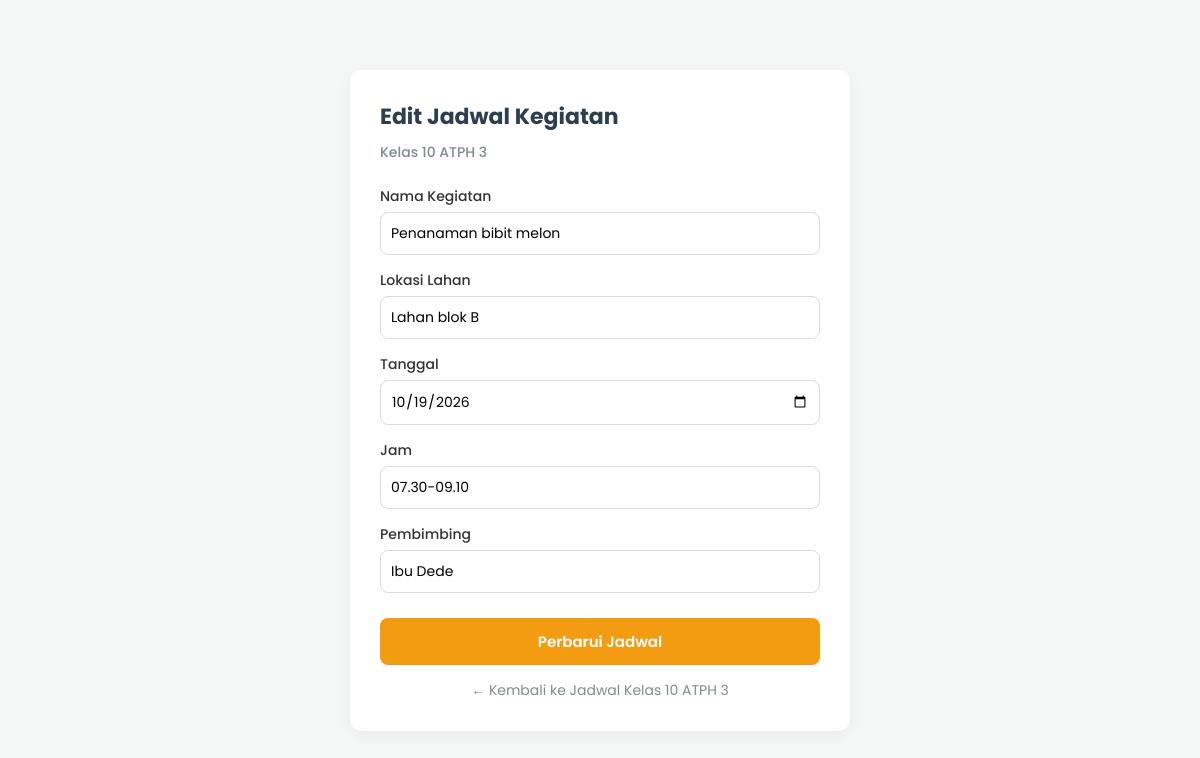
/crud-atph/jadwal/edit.php?id=2 (signed in), run on the app's committed database.
### tables this page shows
CREATE TABLE `jadwal_lapang` (
  `id` int NOT NULL,
  `kelas` tinyint NOT NULL,
  `rombel` tinyint NOT NULL,
  `kegiatan` varchar(255) NOT NULL,
  `lokasi` varchar(255) NOT NULL,
  `tanggal` date NOT NULL,
  `jam` varchar(50) NOT NULL,
  `pembimbing` varchar(150) NOT NULL
);

### crud-atph/jadwal/edit.php (the view, shortened to what this page needs)
<?php
include '../../koneksi.php';
$id = isset($_GET['id']) ? intval($_GET['id']) : (isset($_POST['id']) ? intval($_POST['id']) : 0);
$stmt = mysqli_prepare($koneksi, "SELECT * FROM jadwal_lapang WHERE id = ?");
mysqli_stmt_bind_param($stmt, "i", $id);
mysqli_stmt_execute($stmt);
$data = mysqli_fetch_assoc(mysqli_stmt_get_result($stmt));
$kelas  = (int) $data['kelas'];
$rombel = (int) $data['rombel'];
?>
<!DOCTYPE html>
<html lang="id">
<head>
</head>
<body>
    <div class="form-container">
        <h2>Edit Jadwal Kegiatan <br><small style="font-size:14px;color:#7f8c8d;font-weight:500;">Kelas <?= $kelas; ?> ATPH <?= $rombel; ?></small></h2>
        <form method="POST" action="edit.php?id=<?= $id; ?>">
            <div class="form-group">
                <label>Nama Kegiatan</label>
                <input type="text" name="kegiatan" value="<?= htmlspecialchars($data['kegiatan']); ?>" required>
            </div>
            <div class="form-group">
                <label>Lokasi Lahan</label>
                <input type="text" name="lokasi" value="<?= htmlspecialchars($data['lokasi']); ?>" required>
            </div>
            <div class="form-group">
                <label>Tanggal</label>
                <input type="date" name="tanggal" value="<?= htmlspecialchars($data['tanggal']); ?>" required>
            </div>
            <div class="form-group">
                <label>Jam</label>
                <input type="text" name="jam" value="<?= htmlspecialchars($data['jam']); ?>" required>
            </div>
            <div class="form-group">
                <label>Pembimbing</label>
                <input type="text" name="pembimbing" value="<?= htmlspecialchars($data['pembimbing']); ?>" required>
            </div>
            <button type="submit" name="submit" class="btn-submit">Perbarui Jadwal</button>
        </form>
        <a href="detail.php?kelas=<?= $kelas; ?>&rombel=<?= $rombel; ?>" class="back-link">&larr; Kembali ke Jadwal Kelas <?= $kelas; ?> ATPH <?= $rombel; ?></a>
    </div>
</body>
</html>

### crud-atph/jadwal/edit.php (style rules this page uses)
* { box-sizing: border-box; margin: 0; padding: 0; font-family: 'Poppins', sans-serif; }
body { background-color: #f4f7f6; padding: 30px; display: flex; justify-content: center; align-items: center; min-height: 100vh; }
.form-container { background: white; padding: 30px; border-radius: 12px; box-shadow: 0 4px 15px rgba(0,0,0,0.05); width: 100%; max-width: 500px; }
h2 { color: #2c3e50; margin-bottom: 20px; font-size: 22px; }
.form-group { margin-bottom: 15px; }
label { display: block; margin-bottom: 5px; font-size: 14px; font-weight: 500; color: #333; }
input[type="text"], input[type="date"] { width: 100%; padding: 10px; border: 1px solid #ddd; border-radius: 8px; font-size: 14px; outline: none; }
.btn-submit { background: #f39c12; color: white; border: none; padding: 12px; width: 100%; border-radius: 8px; font-size: 15px; font-weight: 600; cursor: pointer; margin-top: 10px; }
.back-link { display: block; text-align: center; margin-top: 15px; color: #7f8c8d; text-decoration: none; font-size: 14px; }

### data on the page
jadwal_lapang: kelas "10", rombel "3", kegiatan "Penanaman bibit melon", lokasi "Lahan blok B", tanggal "10/19/2026", jam "07.30-09.10", pembimbing "Ibu Dede"
